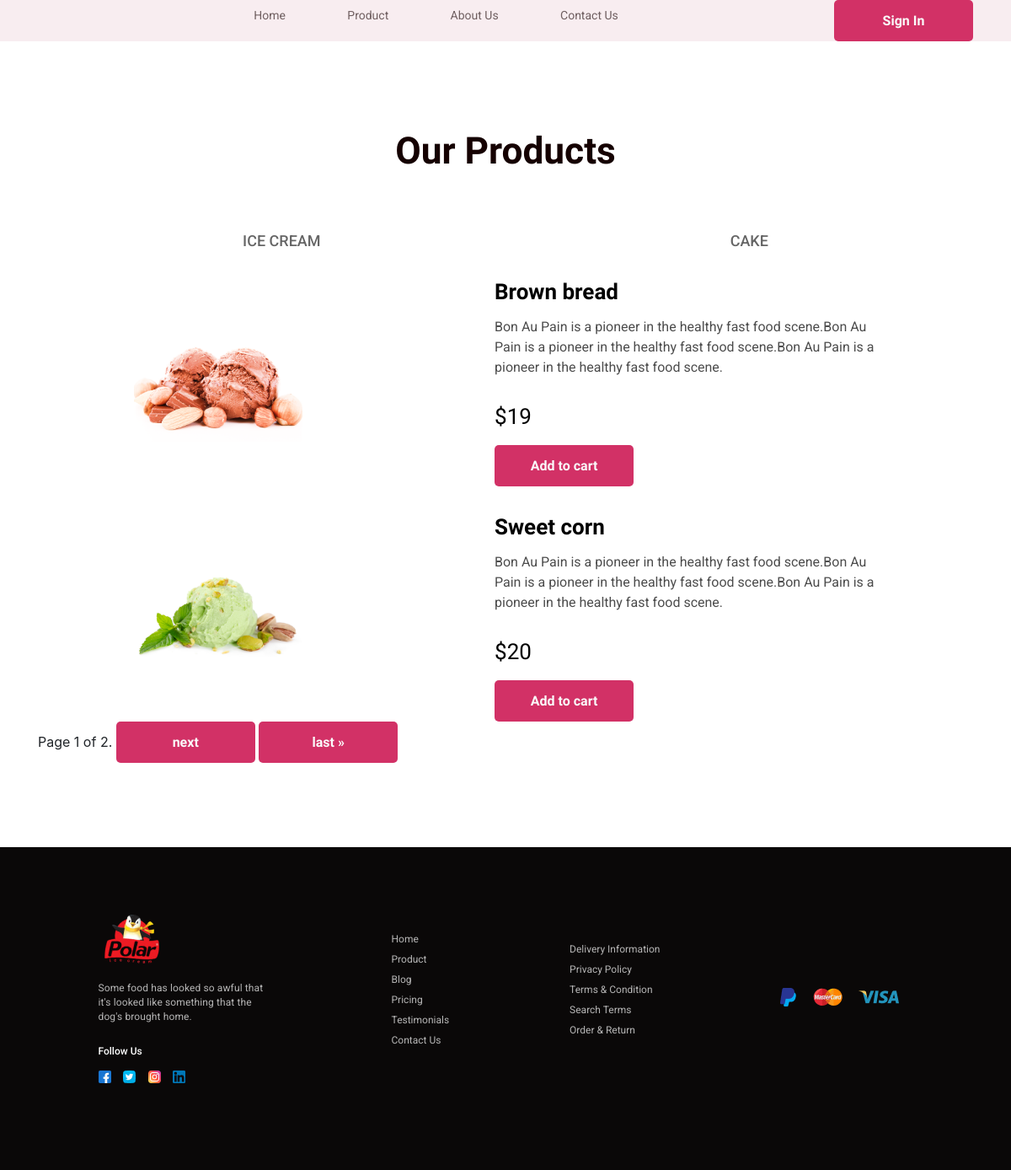
Page /products on the committed database.
### web/models.py (models this page shows, shortened)
class Category(models.Model):
    title = models.CharField(
        max_length=120
    )

class Product(models.Model):
    category = models.ForeignKey(
        Category,
        on_delete=models.CASCADE,
        related_name='category'
    )
    title = models.CharField(
        max_length=120,
        null=True,
        blank=True,
    )
    description = models.TextField(
        null=True,
        blank=True,
    )
    price = models.PositiveIntegerField(
        default=0,
    )
    image = models.ImageField()

### web/views.py (the view)
# urls.py: path('products', views.ProductView.as_view(), name='products'),
class ProductView(generic.ListView):
    template_name = 'product.html'
    model = models.Product
    context_object_name = 'products'
    paginate_by = 2
    def get_queryset(self):
        qs = super().get_queryset()
        category = self.request.GET.get('category')
        if category is not None:
            if models.Category.objects.filter(pk=category).exists():
                qs = qs.filter(category_id=category)
            else:
                qs = []
        return qs
    def get_context_data(self, *args, **kwargs):
        context = super().get_context_data(*args, **kwargs)
        context.update({
            'categories': models.Category.objects.all()
        })
        return context

### web/templates/product.html (shortened to what this page needs)
{% extends 'base.html' %}
{% load static %}
{% block start %}
    <section class="start start-no">
        <div class="container">
            <header class="d-flex justify-content-between align-items-center">
                <nav class="menu d-none d-sm-none d-md-block col-md-5">
                    <ul class="">
                        <li><a href="{% url 'index' %}">
                            Home
                        </a></li>
                        <li><a href="{% url 'products' %}">
                            Product
                        </a></li>
                        <li><a href="{% url 'about' %}">
                            About Us
                        </a></li>
                        <li><a href="{% url 'contacts' %}">
                            Contact Us
                        </a></li>
                    </ul>
                </nav>
                {% if request.user.is_authenticated %}
                    <a href="{% url 'cart' request.user.cart_set.last.pk %}">
                        <button class="header-btn">
                            Cart
                        </button>
                    </a>
                    <a href="{% url 'orders' %}">
                        <button class="header-btn">
                            Orders
                        </button>
                    </a>
                    <a href="{% url 'logout' %}">
                        <button class="header-btn">
                            {{ request.user.username }}, Log Out
                        </button>
                    </a>
                {% else %}
                    <a href="{% url 'login' %}">
                        <button class="header-btn">
                            Sign In
                        </button>
                    </a>
                {% endif %}
        </header>
        </div>
    </section>
{% endblock %}
{% block main %}
    <section class="product">
        <div class="container">
            <h3 class="product-title">
                Our Products
            </h3>
            <div class="category">
                <ul class="d-flex justify-content-around">
                    {% for category in categories %}
                        <li><a href="{% url 'products' %}?category={{ category.id }}">
                            {{ category.title.upper }}
                        </a></li>
                    {% endfor %}
                </ul>
            </div>
            <div class="product-box">
                {% for product in products %}
                    <div class="product-card d-flex justify-content-around flex-wrap align-items-center" style="margin-top: 30px;">
                        <div class="product-left">
                            <img style="width: 200px;" src="{{ product.image.url }}" alt="">
                        </div>
                        <div class="product-right">
                            <h3 class="product-card__name">{{ product.title }}</h3>
                            <p class="product-card__text">{{ product.description }}</p>
                            <h3 class="product-card__price">${{ product.price }}</h3>
                            <a href="{% url 'add-to-cart' %}?product={{ product.pk }}&from=products,">
                                <button class="product-card__btn">Add to cart</button>
                            </a>
                        </div>
                    </div>
                {% endfor %}
            <div class="pagination">
                <span class="step-links">
                    <span class="current">
                        Page {{ page_obj.number }} of {{ page_obj.paginator.num_pages }}.
                    </span>
                    {% if page_obj.has_next %}
                        <a href="?page={{ page_obj.next_page_number }}"><button class="header-btn">next</button></a>
                        <a href="?page={{ page_obj.paginator.num_pages }}"><button class="header-btn">last &raquo;</button></a>
                    {% endif %}
                </span>
            </div>
            </div>
        </div>
    </section>
{% endblock %}

### web/static/css/style.css (style rules this page uses)
* { padding: 0;margin: 0; }
a { text-decoration: none; }
div { box-sizing: border-box; }
.container { max-width: 1125px; margin: auto; }
.start { background: #F8EDF0; height: 100vh; position: relative; }
.menu ul { list-style-type: none; display: flex; justify-content: space-between; }
.menu a { font-family: Roboto; font-style: normal; font-weight: normal; font-size: 14px; line-height: 16px; color: #150101; opacity: 0.6; }
.header-btn, .start-btn, .sugar-btn, .product-card__btn { width: 165px; height: 49px; background: #D23166; border-radius: 5px; border: none; font-family: Hind Madurai; font-style: normal; font-weight: bold; font-size: 16px; line-height: 22px; color: #FAFAFA; }
.start-no { height: initial; }
.product { padding-top: 100px; padding-bottom: 100px; }
.product-title { font-family: Hind Madurai; font-style: normal; font-weight: 600; font-size: 44.2px; line-height: 61px; color: #150101; text-align: center; margin-bottom: 64px; }
.category ul { list-style-type: none; }
.category a { font-family: Roboto; font-style: normal; font-weight: 500; font-size: 18px; line-height: 21px; color: #000000; opacity: 0.6; }
.product-card__name { font-family: Hind Madurai; font-style: normal; font-weight: bold; font-size: 26px; line-height: 36px; color: #000000; }
.product-card__text { font-family: Roboto; font-style: normal; font-weight: normal; font-size: 16px; line-height: 24px; color: #000000; opacity: 0.7; margin-top: 12px; margin-bottom: 28px; }
.product-card__price { font-family: Hind Madurai; font-style: normal; font-weight: 500; font-size: 26px; line-height: 36px; color: #000000; margin-bottom: 16px; }
.product-right { max-width: 454px; }

### rows in the picture
Category: title "ICE CREAM"
Category: title "CAKE"
Product: image (picture), title "Brown bread", description "Bon Au Pain is a pioneer in the healthy fast food scene.Bon Au Pain is a pioneer in the healthy fast food scene.Bon Au Pain is a pioneer in the healthy fast food scene.", price "19"
Product: image (picture), title "Sweet corn", description "Bon Au Pain is a pioneer in the healthy fast food scene.Bon Au Pain is a pioneer in the healthy fast food scene.Bon Au Pain is a pioneer in the healthy fast food scene.", price "20"

### other values in the picture
{{ page_obj.number }} "1"
{{ page_obj.paginator.num_pages }} "2"
